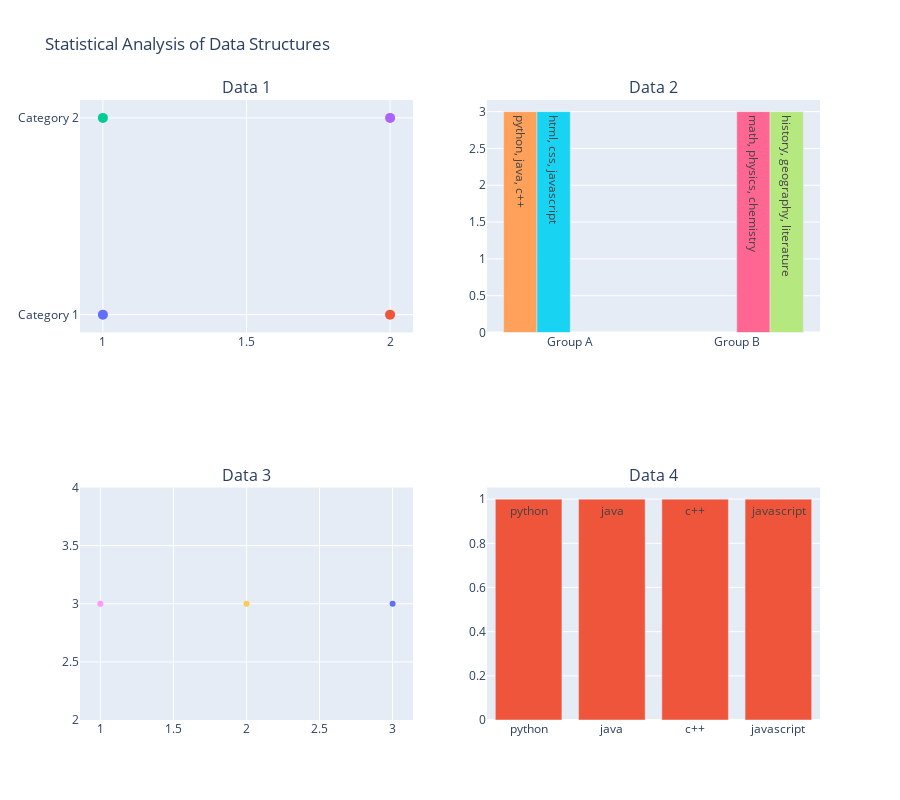

The notebook cell saved with this chart:
### Code cell
from typing import List, Dict, Tuple
import plotly.graph_objects as go
from plotly.subplots import make_subplots

def plot_data_structures(
    data1: Dict[str, List[List[str]]],
    data2: Dict[str, List[List[str]]],
    data3: List[List[str]],
    data4: List[str]
) -> None:
    """
    Plots various data structures using Plotly.

    Args:
        data1: A dictionary where the keys are the names of the categories,
               and the values are lists of lists of strings.
        data2: A dictionary where the keys are the names of the categories,
               and the values are lists of lists of strings.
        data3: A list of lists of strings.
        data4: A list of strings.

    Returns:
        None
    """
    # Create subplots
    fig = make_subplots(rows=2, cols=2, subplot_titles=("Data 1", "Data 2", "Data 3", "Data 4"))

    # Plot data1
    for category, nested_lists in data1.items():
        for i, string_list in enumerate(nested_lists, start=1):
            string_data = ", ".join(string_list)
            trace = go.Scatter(
                x=[i],
                y=[category],
                mode="markers",
                marker=dict(size=10),
                text=string_data,
                hoverinfo="text",
                name=category,
            )
            fig.add_trace(trace, row=1, col=1)

    # Plot data2
    for category, nested_lists in data2.items():
        for i, string_list in enumerate(nested_lists, start=1):
            string_data = ", ".join(string_list)
            trace = go.Bar(
                x=[category],
                y=[len(string_list)],
                text=string_data,
                textposition="auto",
                name=category,
            )
            fig.add_trace(trace, row=1, col=2)

    # Plot data3
    for i, string_list in enumerate(data3, start=1):
        string_data = ", ".join(string_list)
        trace = go.Scatter(
            x=[i],
            y=[len(string_list)],
            mode="lines+markers",
            text=string_data,
            hoverinfo="text",
            name=f"List {i}",
        )
        fig.add_trace(trace, row=2, col=1)

    # Plot data4
    trace = go.Bar(
        x=data4,
        y=[1] * len(data4),
        text=data4,
        textposition="auto",
        name="Data 4",
    )
    fig.add_trace(trace, row=2, col=2)

    # Customize layout
    fig.update_layout(
        title="Statistical Analysis of Data Structures",
        height=800,
        showlegend=False,
    )

    # Display the plot
    fig.show()


# Example usage
data1 = {
    "Category 1": [
        ["apple", "banana", "orange"],
        ["dog", "cat", "bird"],
    ],
    "Category 2": [
        ["red", "blue", "green"],
        ["car", "bike", "train"],
    ],
}

data2 = {
    "Group A": [
        ["python", "java", "c++"],
        ["html", "css", "javascript"],
    ],
    "Group B": [
        ["math", "physics", "chemistry"],
        ["history", "geography", "literature"],
    ],
}

data3 = [
    ["apple", "banana", "orange"],
    ["dog", "cat", "bird"],
    ["red", "blue", "green"],
]

data4 = ["python", "java", "c++", "javascript"]

plot_data_structures(data1, data2, data3, data4)

### Figure 1 — Plotly figure (JSON) as saved in the notebook; plotly's stock layout.template omitted (floating-point values rounded to 4 significant figures)
{"data": [{"hoverinfo": "text", "marker": {"size": 10}, "mode": "markers", "name": "Category 1", "text": "apple, banana, orange", "type": "scatter", "x": [1], "xaxis": "x", "y": ["Category 1"], "yaxis": "y"}, {"hoverinfo": "text", "marker": {"size": 10}, "mode": "markers", "name": "Category 1", "text": "dog, cat, bird", "type": "scatter", "x": [2], "xaxis": "x", "y": ["Category 1"], "yaxis": "y"}, {"hoverinfo": "text", "marker": {"size": 10}, "mode": "markers", "name": "Category 2", "text": "red, blue, green", "type": "scatter", "x": [1], "xaxis": "x", "y": ["Category 2"], "yaxis": "y"}, {"hoverinfo": "text", "marker": {"size": 10}, "mode": "markers", "name": "Category 2", "text": "car, bike, train", "type": "scatter", "x": [2], "xaxis": "x", "y": ["Category 2"], "yaxis": "y"}, {"name": "Group A", "text": "python, java, c++", "textposition": "auto", "type": "bar", "x": ["Group A"], "xaxis": "x2", "y": [3], "yaxis": "y2"}, {"name": "Group A", "text": "html, css, javascript", "textposition": "auto", "type": "bar", "x": ["Group A"], "xaxis": "x2", "y": [3], "yaxis": "y2"}, {"name": "Group B", "text": "math, physics, chemistry", "textposition": "auto", "type": "bar", "x": ["Group B"], "xaxis": "x2", "y": [3], "yaxis": "y2"}, {"name": "Group B", "text": "history, geography, literature", "textposition": "auto", "type": "bar", "x": ["Group B"], "xaxis": "x2", "y": [3], "yaxis": "y2"}, {"hoverinfo": "text", "mode": "lines+markers", "name": "List 1", "text": "apple, banana, orange", "type": "scatter", "x": [1], "xaxis": "x3", "y": [3], "yaxis": "y3"}, {"hoverinfo": "text", "mode": "lines+markers", "name": "List 2", "text": "dog, cat, bird", "type": "scatter", "x": [2], "xaxis": "x3", "y": [3], "yaxis": "y3"}, {"hoverinfo": "text", "mode": "lines+markers", "name": "List 3", "text": "red, blue, green", "type": "scatter", "x": [3], "xaxis": "x3", "y": [3], "yaxis": "y3"}, {"name": "Data 4", "text": ["python", "java", "c++", "javascript"], "textposition": "auto", "type": "bar", "x": ["python", "java", "c++", "javascript"], "xaxis": "x4", "y": [1, 1, 1, 1], "yaxis": "y4"}], "layout": {"annotations": [{"font": {"size": 16}, "showarrow": false, "text": "Data 1", "x": 0.225, "xanchor": "center", "xref": "paper", "y": 1, "yanchor": "bottom", "yref": "paper"}, {"font": {"size": 16}, "showarrow": false, "text": "Data 2", "x": 0.775, "xanchor": "center", "xref": "paper", "y": 1, "yanchor": "bottom", "yref": "paper"}, {"font": {"size": 16}, "showarrow": false, "text": "Data 3", "x": 0.225, "xanchor": "center", "xref": "paper", "y": 0.375, "yanchor": "bottom", "yref": "paper"}, {"font": {"size": 16}, "showarrow": false, "text": "Data 4", "x": 0.775, "xanchor": "center", "xref": "paper", "y": 0.375, "yanchor": "bottom", "yref": "paper"}], "height": 800, "showlegend": false, "title": {"text": "Statistical Analysis of Data Structures"}, "xaxis": {"anchor": "y", "domain": [0, 0.45]}, "xaxis2": {"anchor": "y2", "domain": [0.55, 1]}, "xaxis3": {"anchor": "y3", "domain": [0, 0.45]}, "xaxis4": {"anchor": "y4", "domain": [0.55, 1]}, "yaxis": {"anchor": "x", "domain": [0.625, 1]}, "yaxis2": {"anchor": "x2", "domain": [0.625, 1]}, "yaxis3": {"anchor": "x3", "domain": [0, 0.375]}, "yaxis4": {"anchor": "x4", "domain": [0, 0.375]}}}
